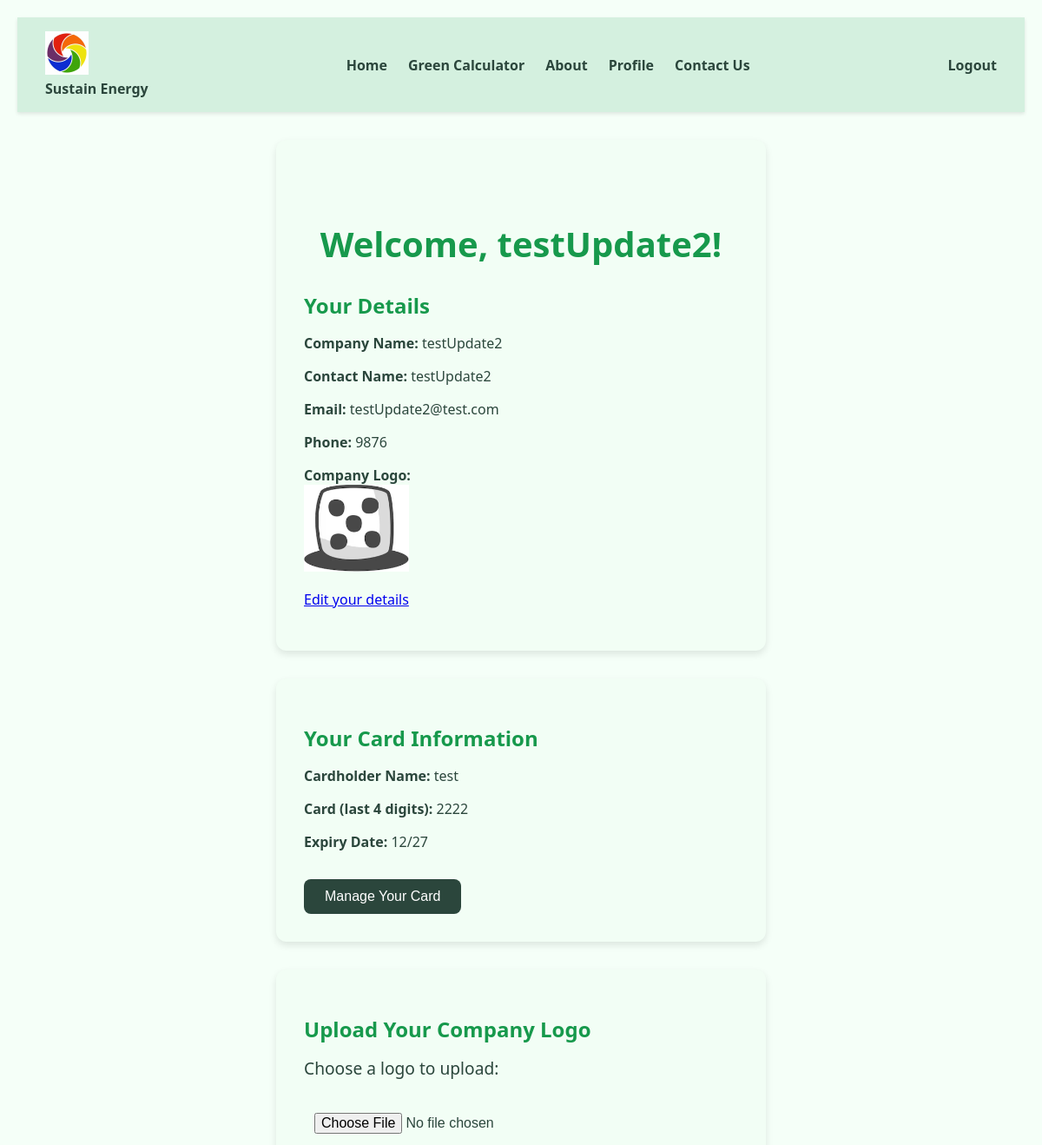
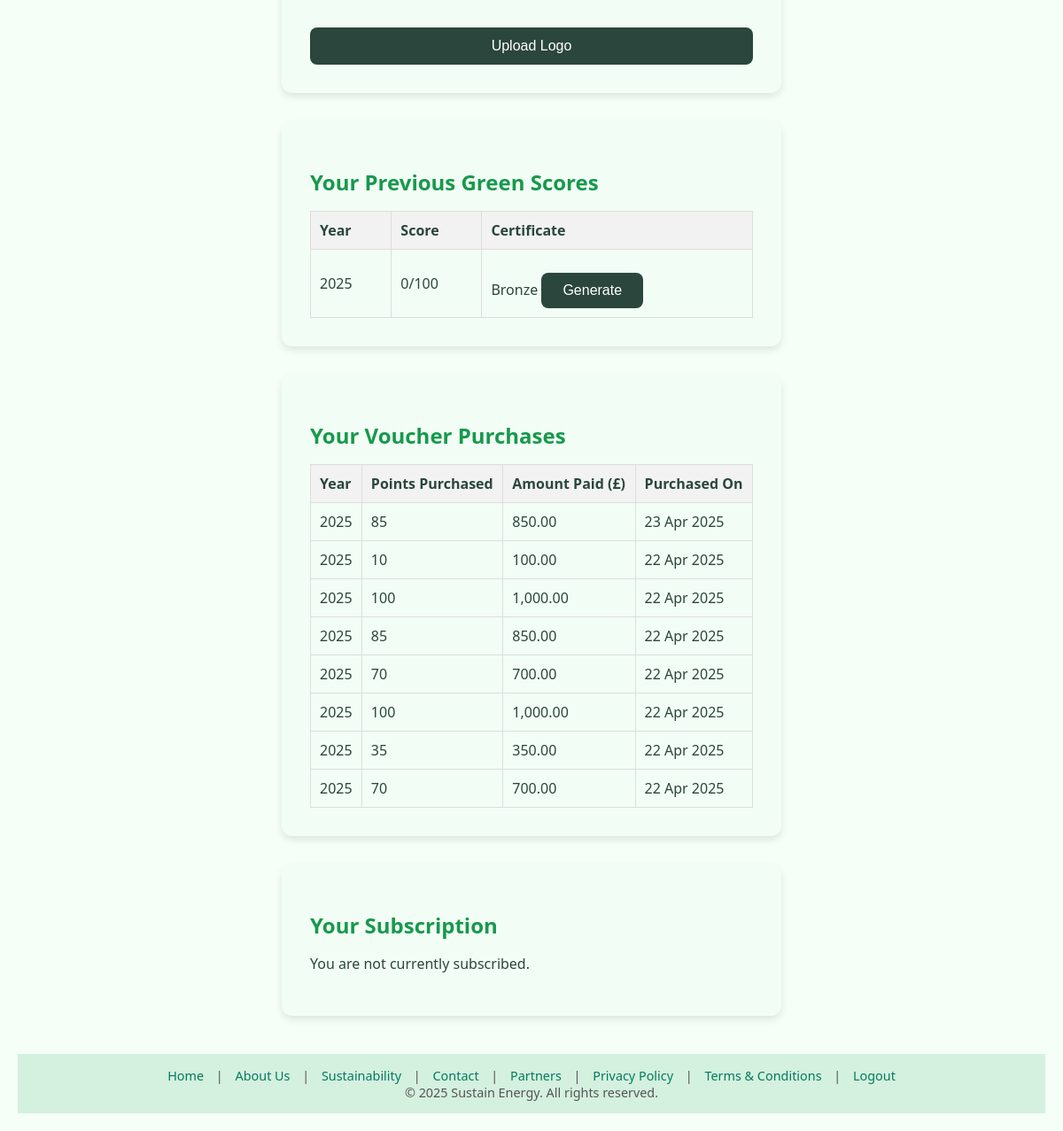
/V1.5/user_account.php (signed in), run on the app's committed database (2 pictures, top to bottom).
### tables this page shows
CREATE TABLE `users` (
  `id` int(11) NOT NULL,
  `company_name` varchar(255) NOT NULL,
  `business_id` varchar(10) NOT NULL,
  `contact_name` varchar(255) NOT NULL,
  `email` varchar(255) NOT NULL,
  `password_hash` varchar(255) NOT NULL,
  `phone` varchar(20) DEFAULT NULL,
  `join_date` date DEFAULT curdate(),
  `status` enum('active','inactive','deactivated') DEFAULT 'active',
  `company_logo` varchar(255) DEFAULT NULL,
  `is_admin` tinyint(1) DEFAULT 0
);

CREATE TABLE `cards` (
  `id` int(11) NOT NULL,
  `user_id` int(11) NOT NULL,
  `cardholder_name` varchar(100) DEFAULT NULL,
  `card_number` varchar(20) DEFAULT NULL,
  `expiry_date` varchar(7) DEFAULT NULL,
  `cvv` varchar(4) DEFAULT NULL
);

CREATE TABLE `calculator_results` (
  `id` int(11) NOT NULL,
  `user_id` int(11) DEFAULT NULL,
  `year` year(4) DEFAULT NULL,
  `total_score` int(11) DEFAULT NULL,
  `certificate_level` enum('Gold','Silver','Bronze') DEFAULT NULL,
  `created_at` timestamp NOT NULL DEFAULT current_timestamp()
);

CREATE TABLE `vouchers` (
  `id` int(11) NOT NULL,
  `user_id` int(11) DEFAULT NULL,
  `year` year(4) DEFAULT NULL,
  `points_purchased` int(11) DEFAULT NULL,
  `amount_paid` decimal(10,2) DEFAULT NULL,
  `created_at` timestamp NOT NULL DEFAULT current_timestamp()
);

### V1.5/user_account.php (the view, shortened to what this page needs)
<?php
require 'requires/connect_db.php';
$userId = $_SESSION['user_id'];
$query = "SELECT company_name, contact_name, email, phone, company_logo FROM users WHERE id = $userId";
$result = mysqli_query($conn, $query);
$row = mysqli_fetch_assoc($result);
$companyName = $row['company_name'];
$contactName = $row['contact_name'];
$email = $row['email'];
$phone = $row['phone'];
$companyLogo = $row['company_logo'];
$scoresQuery = "SELECT year, total_score, certificate_level FROM calculator_results WHERE user_id = $userId ORDER BY year DESC";
$scoresResult = mysqli_query($conn, $scoresQuery);
$vouchersQuery = "SELECT year, points_purchased, amount_paid, created_at FROM vouchers WHERE user_id = $userId ORDER BY created_at DESC";
$vouchersResult = mysqli_query($conn, $vouchersQuery);
$cardQuery = "SELECT cardholder_name, card_number, expiry_date FROM cards WHERE user_id = $userId LIMIT 1";
$cardResult = mysqli_query($conn, $cardQuery);
$cardholderName = "Not available";
$cardLast4 = "Not available";
$expiryDate = "Not available";
if ($cardResult && mysqli_num_rows($cardResult) > 0) {
    $cardRow = mysqli_fetch_assoc($cardResult);
    $cardholderName = htmlspecialchars($cardRow['cardholder_name']);
    $cardNumber = $cardRow['card_number'];
    $expiryDate = htmlspecialchars($cardRow['expiry_date']);
    if (strlen($cardNumber) >= 4) {
        $cardLast4 = substr($cardNumber, -4);
    }
}
$subscription = null;
?>
<!DOCTYPE html>
<html lang="en">
<head>
    <link rel="stylesheet" href="style.css">
</head>
<body>
<?php include 'requires/nav.php'; ?>
<div class="form-container">
    <h1>Welcome, <?php echo htmlspecialchars($contactName); ?>!</h1>
    <h2>Your Details</h2>
    <p><strong>Company Name:</strong> <?php echo htmlspecialchars($companyName); ?></p>
    <p><strong>Contact Name:</strong> <?php echo htmlspecialchars($contactName); ?></p>
    <p><strong>Email:</strong> <?php echo htmlspecialchars($email); ?></p>
    <p><strong>Phone:</strong> <?php echo htmlspecialchars($phone); ?></p>
    <?php if ($companyLogo): ?>
        <p><strong>Company Logo:</strong><br>
            <img src="uploads/logos/<?php echo htmlspecialchars($companyLogo); ?>" alt="Company Logo" height="100">
        </p>
    <?php else: ?>
        <p><strong>Company Logo:</strong> Not uploaded yet.</p>
    <?php endif; ?>
    <p><a href="update_user.php">Edit your details</a></p>
</div>
<div class="form-container">
    <h2>Your Card Information</h2>
    <?php if ($cardLast4 === "Not available"): ?>
        <button onclick="window.location.href='register_card.php';">Register a new card</button>
    <?php else: ?>
        <p><strong>Cardholder Name:</strong> <?php echo $cardholderName; ?></p>
        <p><strong>Card (last 4 digits):</strong> <?php echo $cardLast4; ?></p>
        <p><strong>Expiry Date:</strong> <?php echo $expiryDate; ?></p>
        <button onclick="window.location.href='manage_card.php';">Manage Your Card</button>
    <?php endif; ?>
</div>
<div class="form-container">
    <h2>Upload Your Company Logo</h2>
    <form action="upload_logo.php" method="POST" enctype="multipart/form-data" class="form">
    <label for="logo">Choose a logo to upload:</label>
    <input id="logo" type="file" name="logo" accept="image/*" title="Upload your company logo">
        <button type="submit">Upload Logo</button>
    </form>
</div>
<div class="form-container">
    <h2>Your Previous Green Scores</h2>
    <?php if ($scoresResult && mysqli_num_rows($scoresResult) > 0): ?>
        <table>
            <thead>
                <tr>
                    <th>Year</th>
                    <th>Score</th>
                    <th>Certificate</th>
                </tr>
            </thead>
            <tbody>
                <?php while ($score = mysqli_fetch_assoc($scoresResult)): ?>
                    <tr>
                        <td><?php echo htmlspecialchars($score['year']); ?></td>
                        <td><?php echo htmlspecialchars($score['total_score']); ?>/100</td>
                        <td>
                            <?php echo htmlspecialchars($score['certificate_level']); ?>
                            <form action="generate_certificate.php" method="get" style="display:inline;">
                                <button type="submit">Generate</button>
                            </form>
                        </td>
                    </tr>
                <?php endwhile; ?>
            </tbody>
        </table>
    <?php else: ?>
        <p>No previous scores found.</p>
    <?php endif; ?>
</div>
<div class="form-container">
    <h2>Your Voucher Purchases</h2>
    <?php if ($vouchersResult && mysqli_num_rows($vouchersResult) > 0): ?>
        <table>
            <thead>
                <tr>
                    <th>Year</th>
                    <th>Points Purchased</th>
                    <th>Amount Paid (£)</th>
                    <th>Purchased On</th>
                </tr>
            </thead>
            <tbody>
                <?php while ($voucher = mysqli_fetch_assoc($vouchersResult)): ?>
                    <tr>
                        <td><?php echo htmlspecialchars($voucher['year']); ?></td>
                        <td><?php echo htmlspecialchars($voucher['points_purchased']); ?></td>
                        <td><?php echo number_format($voucher['amount_paid'], 2); ?></td>
                        <td><?php echo date('j M Y', strtotime($voucher['created_at'])); ?></td>
                    </tr>
                <?php endwhile; ?>
            </tbody>
        </table>
    <?php else: ?>
        <p>No voucher purchases found.</p>
    <?php endif; ?>
</div>
<div class="form-container">
    <h2>Your Subscription</h2>
    <?php if ($subscription): ?>
        <p><strong>Status:</strong> <?php echo htmlspecialchars($subscription['status']); ?></p>
        <p><strong>Start Date:</strong> <?php echo date('j M Y', strtotime($subscription['start_date'])); ?></p>
        <p><strong>End Date:</strong>
            <?php
                echo $subscription['end_date'] ? date('j M Y', strtotime($subscription['end_date'])) : 'Ongoing';
            ?>
        </p>
        <p><strong>Price:</strong> £<?php echo number_format($subscription['price'], 2); ?></p>
    <?php else: ?>
        <p>You are not currently subscribed.</p>
    <?php endif; ?>
</div>
<?php include 'includes/footer.php'; ?>
</body>
</html>

### V1.5/requires/nav.php
<nav class="navbar">
    <div class="nav-left">
        <a href="index.php" class="nav-link">
            <img src="images/logo.png" alt="Sustain Energy Logo" class="logo">
            <div class="company-name">
                <strong>Sustain Energy</strong>
            </div>
        </a>
    </div>
    <ul class="nav-menu">
        <li><a href="index.php">Home</a></li>
        <li><a href="calculator.php">Green Calculator</a></li>
        <li><a href="about.php">About</a></li>
        <li><a href="user_account.php">Profile</a></li>
        <li><a href="contact.php">Contact Us</a></li>
    </ul>
    <div class="nav-right">
        <?php if (isset($_SESSION['user_id'])): ?>
            <form method="post" action="logout.php" style="display:inline;">
            <a href="logout.php" class="nav-link">Logout</a>
            </form>
        <?php else: ?>
            <a href="login.php" class="nav-link">Log In</a>
            <a href="register.php" class="nav-link">Register</a>
        <?php endif; ?>
    </div>
</nav>

### V1.5/includes/footer.php
<footer class="footer">
    <div class="footer-links">
        <a href="index.php">Home</a> |
        <a href="about.php">About Us</a> |
        <a href="sustainability.php">Sustainability</a> |
        <a href="contact.php">Contact</a> |
        <a href="endorsements.php">Partners</a> |
        <a href="privacy.php">Privacy Policy</a> |
        <a href="terms.php">Terms & Conditions</a> |
        <a href="logout.php">Logout</a>
    </div>
    <div class="footer-copy">
        &copy; <?php echo date('Y'); ?> Sustain Energy. All rights reserved.
    </div>
</footer>

### V1.5/style.css (style rules this page uses)
body { margin: 0; padding: 20px; font-family: 'Segoe UI', sans-serif; background: #f5fff8; color: #2b463c; }
h1 { font-size: 2.5em; color: #17994c; text-align: center; margin-top: 1.5em; }
h2 { font-size: 1.5em; color: #17994c; margin-bottom: 15px; }
label { font-size: 1.2em; display: block; margin-bottom: 10px; }
.navbar { display: flex; justify-content: space-between; align-items: center; background: #d4f0df; padding: 1em 2em; box-shadow: 0 2px 4px rgba(0,0,0,0.1); flex-wrap: wrap; }
.logo { height: 50px; }
.nav-menu { list-style: none; display: flex; justify-content: center; gap: 1.5em; margin: 0; padding: 0; }
.nav-menu a, .nav-link { text-decoration: none; color: #2b463c; font-weight: bold; }
.nav-right { display: flex; gap: 1em; }
.form-container { padding: 2em; max-width: 500px; margin: 2em auto; background: #f2fef5; border-radius: 12px; box-shadow: 0 4px 8px rgba(0,0,0,0.1); }
.form { display: flex; flex-direction: column; gap: 1em; }
.form input, .form button { padding: 0.75em; font-size: 1em; }
button { padding: 0.7em 1.5em; border: none; background-color: #2b463c; color: white; font-size: 1em; cursor: pointer; border-radius: 8px; margin-top: 1em; }
table { width: 100%; border-collapse: collapse; margin-top: 1em; }
table, th, td { border: 1px solid #ddd; }
th, td { padding: 10px; text-align: left; }
th { background-color: #f2f2f2; }
.footer { text-align: center; padding: 1em; background-color: #d4f0df; font-size: 0.9em; color: #555; margin-top: 3em; }
footer a { text-decoration: none; margin: 0 10px; color: #007b5e; }

### data on the page
users: contact_name "testUpdate2", company_name "testUpdate2", email "testUpdate2@test.com", phone "9876", company_logo (picture)
cards: cardholder_name "test", card_number "2222", expiry_date "12/27"
calculator_results: year "2025", total_score "0", certificate_level "Bronze"
vouchers: year "2025", points_purchased "85", amount_paid "850.00", created_at "23 Apr 2025"
vouchers: year "2025", points_purchased "10", amount_paid "100.00", created_at "22 Apr 2025"
vouchers: year "2025", points_purchased "100", amount_paid "1,000.00", created_at "22 Apr 2025"
vouchers: year "2025", points_purchased "85", amount_paid "850.00", created_at "22 Apr 2025"
vouchers: year "2025", points_purchased "70", amount_paid "700.00", created_at "22 Apr 2025"
vouchers: year "2025", points_purchased "100", amount_paid "1,000.00", created_at "22 Apr 2025"
vouchers: year "2025", points_purchased "35", amount_paid "350.00", created_at "22 Apr 2025"
vouchers: year "2025", points_purchased "70", amount_paid "700.00", created_at "22 Apr 2025"
